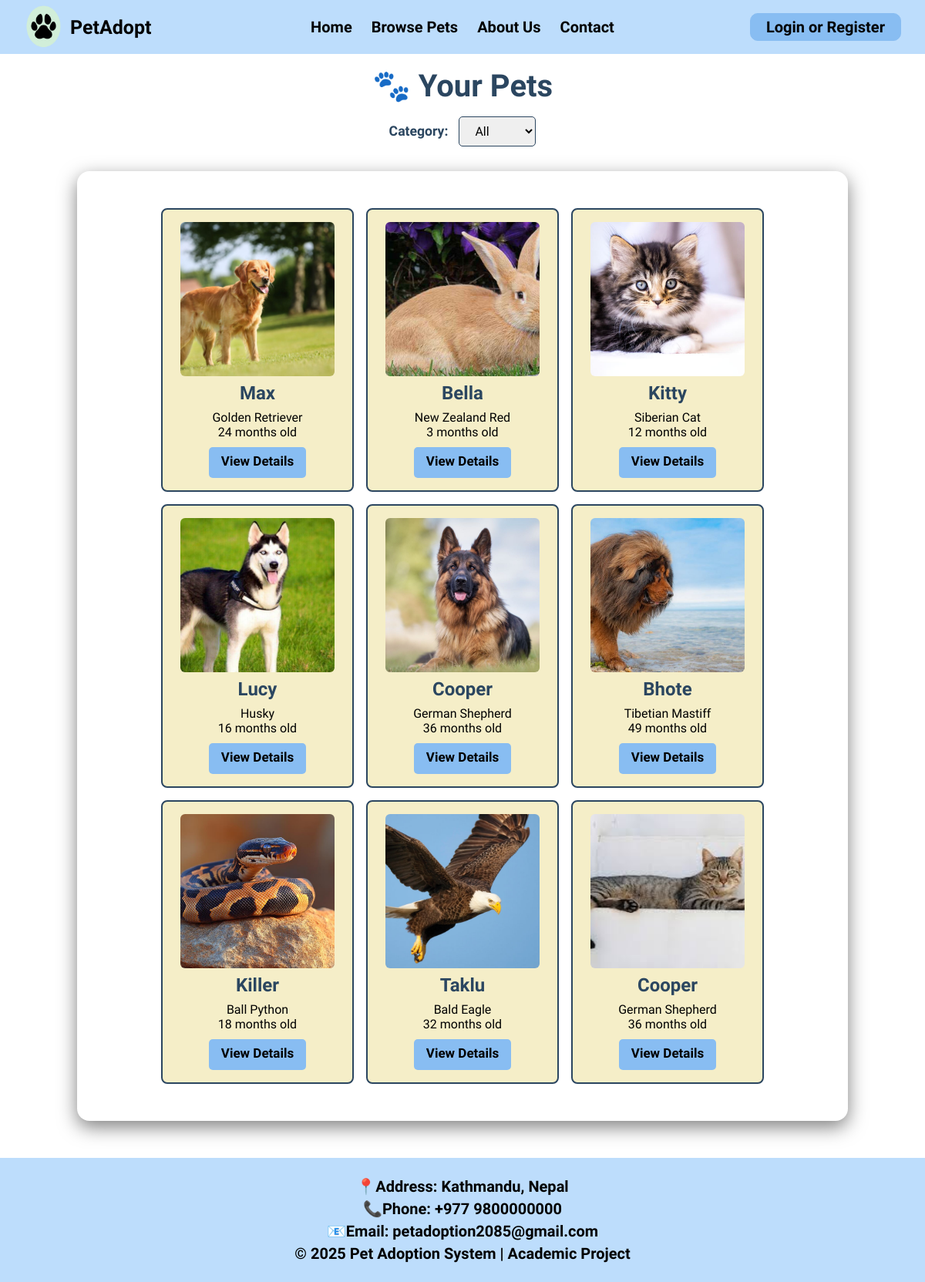
/browsePets.php, run on the app's committed database.
### tables this page shows
CREATE TABLE `pets` (
  `id` int(11) NOT NULL AUTO_INCREMENT,
  `name` varchar(255) NOT NULL,
  `age` int(11) NOT NULL,
  `gender` enum('Male','Female') NOT NULL,
  `breed` varchar(255) NOT NULL,
  `price` varchar(255) NOT NULL,
  `status` enum('available','adopted') NOT NULL DEFAULT 'available',
  `image` varchar(255) NOT NULL,
  `category` enum('dog','cat','rabbit','snake','bird') DEFAULT NULL,
  `description` text NOT NULL,
  `weight` varchar(10) DEFAULT NULL,
  `admin_id` int(11) DEFAULT NULL,
  PRIMARY KEY (`id`),
  KEY `fk_admin_pet` (`admin_id`),
  CONSTRAINT `fk_admin_pet` FOREIGN KEY (`admin_id`) REFERENCES `users` (`id`) ON DELETE CASCADE ON UPDATE CASCADE
);

### includes/functions.php (called while the page is built, shortened)
<?php
function sanitize_int(mixed $value): int {
    return (int) filter_var($value, FILTER_SANITIZE_NUMBER_INT);
}
function e(string $value): string {
    return htmlspecialchars($value, ENT_QUOTES | ENT_SUBSTITUTE, 'UTF-8');
}

### browsePets.php (the view, shortened to what this page needs)
<?php
include("navbar.php");
include("includes/functions.php");
$status = "available";
$params = [];
$types   = "";
$sql     = "SELECT * FROM pets WHERE status = ?";
$params[] = $status;
$types   .= "s";
$stmt = $con->prepare($sql);
$stmt->bind_param($types, ...$params);
$stmt->execute();
$pets_result = $stmt->get_result();
$stmt->execute();
$pets_result = $stmt->get_result();
?>
<html>
<head>
    <link rel="stylesheet" href="assets/css/style.css">
    <link rel="stylesheet" href="https://cdnjs.cloudflare.com/ajax/libs/font-awesome/6.5.0/css/all.min.css">
</head>
<body>
    <div class="browse-container">
        <div class="browse-header">
            <?php if($_SESSION['role']=="user"){ ?>
                <h1>🐾 Browse All Pets</h1>
                <p>Find your perfect companion from our list of adorable pets available for adoption.</p>
                <?php } else {?>
                                <h1>🐾 Your Pets</h1>
                <?php } ?>
            <form method="GET" action="browsePets.php" class="category-form">
                <label for="category" style="font-size:1.1rem; font-weight:bold; color:#2b4660;">Category:</label>
                <select name="category" id="category" onchange="this.form.submit()">
                    <option value="">All</option>
                </select>
            </form>
        </div>
        <div class="pet-grid">
            <?php
            if ($pets_result && mysqli_num_rows($pets_result) > 0) {
                while ($pet = mysqli_fetch_assoc($pets_result)) {
                    echo '
                    <div class="pet-card">
                        <img src="assets/images/' . e($pet['image'] ?? 'default_pet.jpg') . '" alt="' . e($pet['name']) . '">
                        <h2>' . e($pet['name']) . '</h2>
                        <p>' . e($pet['breed']) . '</p>
                        <p>' . e($pet['age']) . ' months old</p>
                        <a href="pet-details.php?id=' . sanitize_int($pet['id']) . '" class="adopt-btn">View Details</a>';
                    echo '</div>';
                }
            } else {
                echo '<h2 style="color:red; text-align:center;">No pets available at the moment 😿</h2>';
            }
            ?>
        </div>
    </div>
</body>
</html>
<?php include("footer.php"); ?>

### assets/css/style.css (style rules this page uses)
* { margin: 0; padding: 0; box-sizing: border-box; font-family: "Agdasima", sans-serif; }
body { display: flex; flex-direction: column; }
a { text-decoration: none; }
.pet-grid { display: flex; justify-content: center; gap: 1rem; flex-wrap: wrap; border-radius: 16px; padding: 3rem 1.5rem; box-shadow: 0 8px 25px rgba(0, 0, 0, 0.5); }
.pet-card { background-color: #f5eec8; border: 2px solid #2b4660; border-radius: 8px; padding: 1rem; width: 250px; text-align: center; }
.pet-card img { width: 200px; height: 200px; object-fit: cover; border-radius: 6px; }
.pet-card h2 { color: #2b4660; margin: 0.5rem 0; }
.adopt-btn { text-decoration: none; background-color: #88bdf2; color: black; border: none; width: auto; padding: 0.5rem 1rem; border-radius: 5px; cursor: pointer; height: 40px; font-size: 17px; font-weight: bold; text-align: center; display: inline-block; margin-top: 10px; }
.browse-container { max-width: 1000px; margin: 5.5rem auto 0 auto; }
.browse-header { text-align: center; margin-bottom: 2rem; color: #2b4660; }
.browse-header h1 { font-size: 2.5rem; margin-bottom: 1rem; }
form { text-align: left; display: flex; flex-direction: column; gap: 0.5rem; }
label { font-size: 1.25rem; font-weight: bold; color: #2b4660; }
.category-form { margin-top: 1rem; display: inline; }
.category-form select { padding: 0.5rem 1rem; border-radius: 5px; border: 1px solid #2b4660; margin-left: 10px; font-size: 1rem; }

### data on the page
pets: image (picture), name "Max", breed "Golden Retriever", age "24"
pets: image (picture), name "Bella", breed "New Zealand Red", age "3"
pets: image (picture), name "Kitty", breed "Siberian Cat", age "12"
pets: image (picture), name "Lucy", breed "Husky", age "16"
pets: image (picture), name "Cooper", breed "German Shepherd", age "36"
pets: image (picture), name "Bhote", breed "Tibetian Mastiff", age "49"
pets: image (picture), name "Killer", breed "Ball Python", age "18"
pets: image (picture), name "Taklu", breed "Bald Eagle", age "32"
pets: image (picture), name "Cooper", breed "German Shepherd", age "36"
